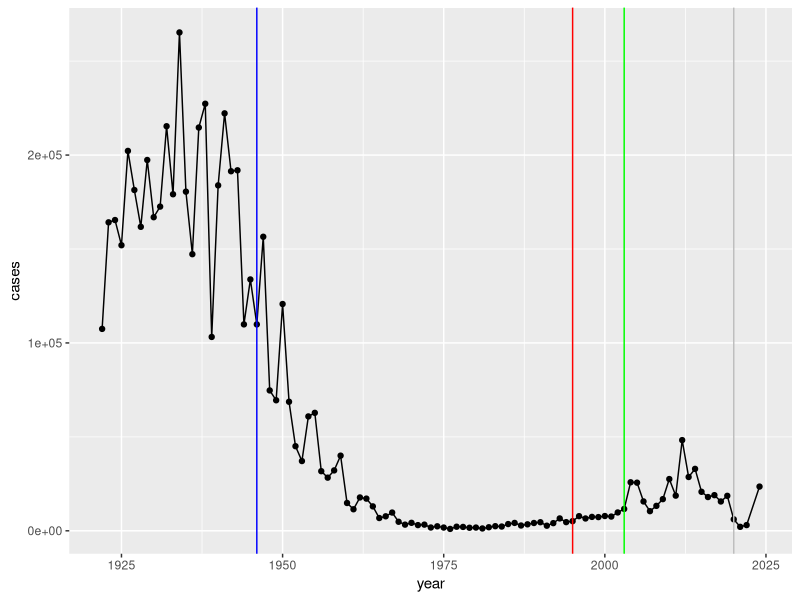

Reproduce this figure in R. (Note: this script raises an error after producing the figure.)
## ---- chunk 1
cdc <- data.frame(
  year = c(
    1922L, 1923L, 1924L, 1925L,
    1926L, 1927L, 1928L, 1929L, 1930L, 1931L,
    1932L, 1933L, 1934L, 1935L, 1936L,
    1937L, 1938L, 1939L, 1940L, 1941L, 1942L,
    1943L, 1944L, 1945L, 1946L, 1947L,
    1948L, 1949L, 1950L, 1951L, 1952L,
    1953L, 1954L, 1955L, 1956L, 1957L, 1958L,
    1959L, 1960L, 1961L, 1962L, 1963L,
    1964L, 1965L, 1966L, 1967L, 1968L, 1969L,
    1970L, 1971L, 1972L, 1973L, 1974L,
    1975L, 1976L, 1977L, 1978L, 1979L, 1980L,
    1981L, 1982L, 1983L, 1984L, 1985L,
    1986L, 1987L, 1988L, 1989L, 1990L,
    1991L, 1992L, 1993L, 1994L, 1995L, 1996L,
    1997L, 1998L, 1999L, 2000L, 2001L,
    2002L, 2003L, 2004L, 2005L, 2006L, 2007L,
    2008L, 2009L, 2010L, 2011L, 2012L,
    2013L, 2014L, 2015L, 2016L, 2017L, 2018L,
    2019L, 2020L, 2021L, 2022L, 2024L
  ),
  cases = c(
    107473, 164191, 165418, 152003,
    202210, 181411, 161799, 197371,
    166914, 172559, 215343, 179135, 265269,
    180518, 147237, 214652, 227319, 103188,
    183866, 222202, 191383, 191890, 109873,
    133792, 109860, 156517, 74715, 69479,
    120718, 68687, 45030, 37129, 60886,
    62786, 31732, 28295, 32148, 40005,
    14809, 11468, 17749, 17135, 13005, 6799,
    7717, 9718, 4810, 3285, 4249, 3036,
    3287, 1759, 2402, 1738, 1010, 2177, 2063,
    1623, 1730, 1248, 1895, 2463, 2276,
    3589, 4195, 2823, 3450, 4157, 4570,
    2719, 4083, 6586, 4617, 5137, 7796, 6564,
    7405, 7298, 7867, 7580, 9771, 11647,
    25827, 25616, 15632, 10454, 13278,
    16858, 27550, 18719, 48277, 28639, 32971,
    20762, 17972, 18975, 15609, 18617,
    6124, 2116, 3044, 23544
  )
)
## ---- chunk 2
library(ggplot2)
baseplot <-  ggplot(cdc) +
    aes(year, cases) + 
    geom_point() +
    geom_line()
## ---- chunk 3
baseplot +
  geom_vline(xintercept = 1946, col="blue") + 
  geom_vline(xintercept = 1995, col="red") +
  geom_vline(xintercept = 2020, col="gray") +
  geom_vline(xintercept = 2003, col="green")
## ---- chunk 4
library(jsonlite)

subject <- read_json("http://cmi-pb.org/api/v5/subject", 
                     simplifyVector = TRUE)
head(subject)
## ---- chunk 5
nrow(subject)
## ---- chunk 6
table(subject$infancy_vac)
## ---- chunk 7
table(subject$biological_sex)
## ---- chunk 8
table(subject$race, subject$biological_sex) 
## ---- chunk 9
specimen <- read_json("http://cmi-pb.org/api/v5/specimen",
                       simplifyVector = TRUE)
head(specimen)
## ---- chunk 10
library(dplyr)

meta <- inner_join(subject, specimen)
head(meta)
## ---- chunk 11
abdata <- read_json("http://cmi-pb.org/api/v5/plasma_ab_titer",
                       simplifyVector = TRUE)
head(abdata)
## ---- chunk 12
ab <- inner_join(abdata, meta)
head(ab)
## ---- chunk 13
nrow(ab)
## ---- chunk 14
table(ab$isotype)
## ---- chunk 15
table(ab$antigen)
## ---- chunk 16
igg <- filter(ab, isotype=="IgG")
head(igg)
## ---- chunk 17
ggplot(igg) +
  aes(MFI_normalised, antigen) +
  geom_boxplot()
## ---- chunk 18
ggplot(igg) +
  aes(MFI_normalised, antigen, col=infancy_vac) +
  geom_boxplot()
## ---- chunk 19
ggplot(igg) +
  aes(MFI_normalised, antigen) +
  geom_boxplot() +
  facet_wrap(~visit)
## ---- chunk 20
table(igg$visit)
## ---- chunk 21
igg_7 <- filter(igg, visit %in% 1:7)
table(igg_7$visit)
## ---- chunk 22
ggplot(igg_7) +
  aes(MFI_normalised, antigen, col=infancy_vac) +
  geom_boxplot() +
  facet_wrap(~visit, ncol=2)
## ---- chunk 23
ggplot(igg_7) +
  aes(planned_day_relative_to_boost, MFI_normalised) +
  geom_point() +
  geom_line()
## ---- chunk 24
abdata.21 <- ab %>% filter(dataset == "2021_dataset")

abdata.21 %>% 
  filter(isotype == "IgG",  antigen == "PT") %>%
  ggplot() +
    aes(x=planned_day_relative_to_boost,
        y=MFI_normalised,
        col=infancy_vac,
        group=subject_id) +
    geom_point() +
    geom_line() 
